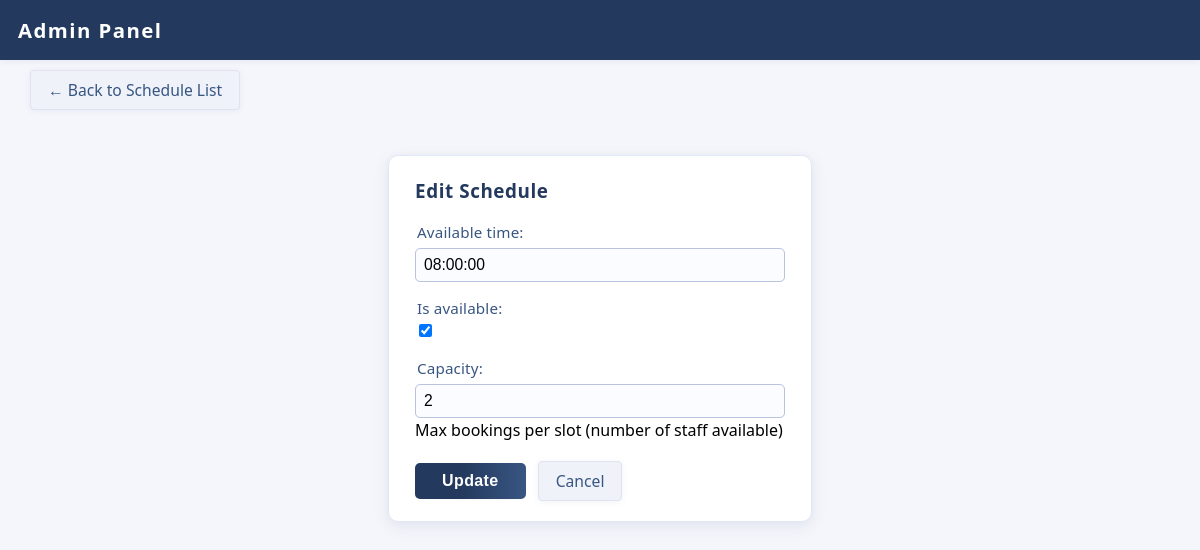
/dashboard/schedules/2/edit/ (signed in), run on the app's committed database.
### booking/models.py (models this page shows, shortened)
class Schedule(models.Model):
    available_time = models.TimeField()
    is_available = models.BooleanField(default=True)
    capacity = models.PositiveIntegerField(default=1, help_text="Max bookings per slot (number of staff available)")
    class Meta:
        ordering = ["available_time"]

### booking/views.py (the view)
# urls.py: path('dashboard/schedules/<int:pk>/edit/', views.admin_edit_schedule, name='admin_edit_schedule'),
@login_required
def admin_edit_schedule(request, pk):
    schedule = get_object_or_404(Schedule, pk=pk)
    if request.method == 'POST':
        form = ScheduleForm(request.POST, instance=schedule)
        if form.is_valid():
            form.save()
            return redirect('admin_schedule')
    else:
        form = ScheduleForm(instance=schedule)
    return render(request, 'admin/admin_schedule_form.html', {'form': form})

### booking/forms.py
class ScheduleForm(forms.ModelForm):
    class Meta:
        model = Schedule
        fields = ['available_time', 'is_available', 'capacity']

### booking/templates/admin/admin_schedule_form.html (shortened to what this page needs)
<!DOCTYPE html>
<html lang="en">
<head>
</head>
<body>
    <div class="app-header">
        <span class="header-title">Admin Panel</span>
    </div>
    <a href="{% url 'admin_schedule' %}" class="back-link">&larr; Back to Schedule List</a>
    <div class="form-container-outer">
        <div class="form-box">
            <h2>{% if form.instance.pk %}Edit{% else %}Add{% endif %} Schedule</h2>
            <form method="post" autocomplete="off">
                {{ form.as_p }}
                <div class="form-actions">
                    <button type="submit">{% if form.instance.pk %}Update{% else %}Create{% endif %}</button>
                    <a href="{% url 'admin_schedule' %}" class="cancel-link">Cancel</a>
                </div>
            </form>
        </div>
    </div>
</body>
</html>

### booking/templates/admin/admin_schedule_form.html (style rules this page uses)
body { font-family: 'Segoe UI', Arial, sans-serif; margin: 0; background: #f4f6fb; min-height: 100vh; }
.app-header { position: fixed; top: 0; left: 0; right: 0; height: 60px; background: #23395d; color: #fff; z-index: 1200; display: flex; align-items: center; padding-left: 18px; letter-spacing: .05em; font-size: 1.08em; box-shadow: 0 2px 6px rgba(34,34,36,0.05); }
.header-title { font-weight: 600; font-size: 1.18em; letter-spacing: .07em; }
.back-link { display: inline-block; margin-top: 70px; margin-left: 30px; background: #f0f2fa; color: #385682; text-decoration: none; font-size: .98em; border-radius: 4px; padding: 8px 17px; border: 1px solid #e0e1f1; transition: background 0.15s; box-shadow: 0 1px 6px rgba(56,86,130,0.07); font-weight: 500; position: relative; z-index: 100; }
.form-container-outer { min-height: 100vh; display: flex; align-items: flex-start; justify-content: center; background: none; }
.form-box { background: #fff; padding: 22px 26px 20px 26px; border-radius: 10px; border: 1px solid #e0e8f7; max-width: 370px; width: 98vw; margin: 45px auto 24px auto; box-shadow: 0 5px 18px rgba(53,61,130,0.07), 0 1.5px 8px 0 rgba(34, 57, 93, 0.035); position: relative; }
h2 { margin: 0 0 18px 0; color: #23395d; font-weight: 700; letter-spacing: .03em; font-size: 1.18em; }
form label { display: block; margin: 13px 0 2px 2px; font-weight: 500; font-size: .95em; color: #385682; letter-spacing: .01em; }
input[type="text"], input[type="number"], textarea, select { display: block; width: 100%; margin-top: 6px; margin-bottom: 1px; padding: 7px 8px; font-size: .98em; border: 1px solid #b9c3de; border-radius: 5px; background: #fafcff; transition: border 0.15s, box-shadow 0.14s; box-sizing: border-box; }
.form-actions { margin-top: 20px; display: flex; gap: 12px; align-items: center; }
button[type="submit"] { padding: 9px 27px; font-size: 1em; font-weight: 600; background: linear-gradient(90deg, #23395d 40%, #385682 100%); color: #fff; border: none; border-radius: 5px; cursor: pointer; box-shadow: 0 1px 5px -2px #2d346410; transition: background 0.16s, transform 0.07s; letter-spacing: .025em; }
.cancel-link { display: inline-block; padding: 8px 17px; margin-left: 0; font-size: .98em; border-radius: 4px; background: #f0f2fa; border: 1px solid #e0e1f1; color: #385682; text-decoration: none; transition: background 0.15s, color 0.15s, border-color 0.15s; box-shadow: 0 1px 6px rgba(56,86,130,0.07); font-weight: 500; }

### data on the page
Schedule: available_time "08:00:00", is_available "☑", capacity "2"
